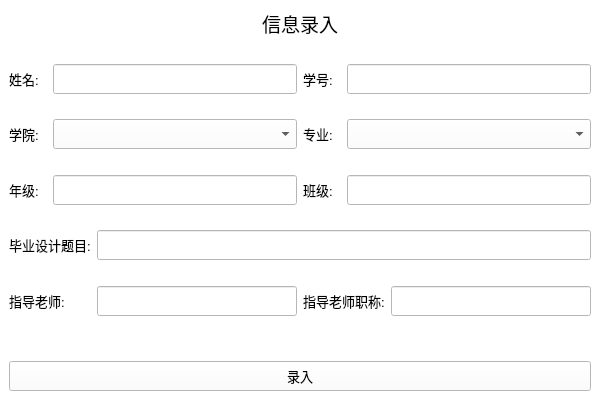
<?xml version="1.0" encoding="UTF-8"?>
<ui version="4.0">
 <class>DockWidget</class>
 <widget class="QDockWidget" name="DockWidget">
  <property name="geometry">
   <rect>
    <x>0</x>
    <y>0</y>
    <width>600</width>
    <height>400</height>
   </rect>
  </property>
  <property name="sizePolicy">
   <sizepolicy hsizetype="MinimumExpanding" vsizetype="MinimumExpanding">
    <horstretch>0</horstretch>
    <verstretch>0</verstretch>
   </sizepolicy>
  </property>
  <property name="focusPolicy">
   <enum>Qt::NoFocus</enum>
  </property>
  <property name="contextMenuPolicy">
   <enum>Qt::NoContextMenu</enum>
  </property>
  <property name="acceptDrops">
   <bool>false</bool>
  </property>
  <property name="styleSheet">
   <string notr="true">background-color: rgb(255, 255, 255);</string>
  </property>
  <property name="windowTitle">
   <string>信息录入</string>
  </property>
  <widget class="QWidget" name="dockWidgetContents">
   <layout class="QGridLayout" name="gridLayout">
    <item row="10" column="5">
     <widget class="QLineEdit" name="zhichen_input">
      <property name="minimumSize">
       <size>
        <width>0</width>
        <height>30</height>
       </size>
      </property>
      <property name="font">
       <font>
        <family>Arial</family>
        <pointsize>10</pointsize>
       </font>
      </property>
     </widget>
    </item>
    <item row="2" column="3">
     <widget class="QLabel" name="id_label">
      <property name="minimumSize">
       <size>
        <width>0</width>
        <height>30</height>
       </size>
      </property>
      <property name="font">
       <font>
        <family>Arial</family>
        <pointsize>10</pointsize>
        <kerning>true</kerning>
       </font>
      </property>
      <property name="text">
       <string>学号:</string>
      </property>
      <property name="buddy">
       <cstring>id_input</cstring>
      </property>
     </widget>
    </item>
    <item row="2" column="4" colspan="2">
     <widget class="QLineEdit" name="id_input">
      <property name="minimumSize">
       <size>
        <width>0</width>
        <height>30</height>
       </size>
      </property>
      <property name="font">
       <font>
        <family>Arial</family>
        <pointsize>10</pointsize>
       </font>
      </property>
     </widget>
    </item>
    <item row="13" column="0" colspan="6">
     <widget class="QPushButton" name="pushButton">
      <property name="enabled">
       <bool>true</bool>
      </property>
      <property name="minimumSize">
       <size>
        <width>0</width>
        <height>30</height>
       </size>
      </property>
      <property name="font">
       <font>
        <family>Arial</family>
        <pointsize>10</pointsize>
       </font>
      </property>
      <property name="text">
       <string>录入</string>
      </property>
     </widget>
    </item>
    <item row="2" column="1" colspan="2">
     <widget class="QLineEdit" name="name_input">
      <property name="minimumSize">
       <size>
        <width>0</width>
        <height>30</height>
       </size>
      </property>
      <property name="font">
       <font>
        <family>Arial</family>
        <pointsize>10</pointsize>
       </font>
      </property>
     </widget>
    </item>
    <item row="7" column="1">
     <spacer name="verticalSpacer_4">
      <property name="orientation">
       <enum>Qt::Vertical</enum>
      </property>
      <property name="sizeType">
       <enum>QSizePolicy::MinimumExpanding</enum>
      </property>
      <property name="sizeHint" stdset="0">
       <size>
        <width>20</width>
        <height>5</height>
       </size>
      </property>
     </spacer>
    </item>
    <item row="8" column="0" colspan="2">
     <widget class="QLabel" name="title_label">
      <property name="minimumSize">
       <size>
        <width>0</width>
        <height>30</height>
       </size>
      </property>
      <property name="font">
       <font>
        <family>Arial</family>
        <pointsize>10</pointsize>
        <kerning>true</kerning>
       </font>
      </property>
      <property name="text">
       <string>毕业设计题目:</string>
      </property>
      <property name="buddy">
       <cstring>title_input</cstring>
      </property>
     </widget>
    </item>
    <item row="4" column="1" colspan="2">
     <widget class="QComboBox" name="school_select">
      <property name="minimumSize">
       <size>
        <width>0</width>
        <height>30</height>
       </size>
      </property>
      <property name="font">
       <font>
        <family>Arial</family>
        <pointsize>10</pointsize>
       </font>
      </property>
     </widget>
    </item>
    <item row="2" column="0">
     <widget class="QLabel" name="name_label">
      <property name="minimumSize">
       <size>
        <width>0</width>
        <height>30</height>
       </size>
      </property>
      <property name="font">
       <font>
        <family>Arial</family>
        <pointsize>10</pointsize>
        <kerning>true</kerning>
       </font>
      </property>
      <property name="text">
       <string>姓名:</string>
      </property>
      <property name="buddy">
       <cstring>name_input</cstring>
      </property>
     </widget>
    </item>
    <item row="4" column="3">
     <widget class="QLabel" name="major_label">
      <property name="minimumSize">
       <size>
        <width>0</width>
        <height>30</height>
       </size>
      </property>
      <property name="font">
       <font>
        <family>Arial</family>
        <pointsize>10</pointsize>
        <kerning>true</kerning>
       </font>
      </property>
      <property name="text">
       <string>专业:</string>
      </property>
     </widget>
    </item>
    <item row="1" column="1">
     <spacer name="verticalSpacer">
      <property name="orientation">
       <enum>Qt::Vertical</enum>
      </property>
      <property name="sizeType">
       <enum>QSizePolicy::MinimumExpanding</enum>
      </property>
      <property name="sizeHint" stdset="0">
       <size>
        <width>20</width>
        <height>5</height>
       </size>
      </property>
     </spacer>
    </item>
    <item row="8" column="2" colspan="4">
     <widget class="QLineEdit" name="title_input">
      <property name="minimumSize">
       <size>
        <width>0</width>
        <height>30</height>
       </size>
      </property>
      <property name="font">
       <font>
        <family>Arial</family>
        <pointsize>10</pointsize>
       </font>
      </property>
     </widget>
    </item>
    <item row="11" column="0">
     <spacer name="verticalSpacer_6">
      <property name="orientation">
       <enum>Qt::Vertical</enum>
      </property>
      <property name="sizeType">
       <enum>QSizePolicy::MinimumExpanding</enum>
      </property>
      <property name="sizeHint" stdset="0">
       <size>
        <width>20</width>
        <height>5</height>
       </size>
      </property>
     </spacer>
    </item>
    <item row="4" column="0">
     <widget class="QLabel" name="academy_label">
      <property name="minimumSize">
       <size>
        <width>0</width>
        <height>30</height>
       </size>
      </property>
      <property name="font">
       <font>
        <family>Arial</family>
        <pointsize>10</pointsize>
        <kerning>true</kerning>
       </font>
      </property>
      <property name="text">
       <string>学院:</string>
      </property>
     </widget>
    </item>
    <item row="10" column="2">
     <widget class="QLineEdit" name="teacher_input">
      <property name="minimumSize">
       <size>
        <width>0</width>
        <height>30</height>
       </size>
      </property>
      <property name="font">
       <font>
        <family>Arial</family>
        <pointsize>10</pointsize>
       </font>
      </property>
     </widget>
    </item>
    <item row="0" column="0" colspan="6">
     <widget class="QLabel" name="title_1">
      <property name="font">
       <font>
        <family>Arial</family>
        <pointsize>14</pointsize>
        <weight>50</weight>
        <bold>false</bold>
        <kerning>true</kerning>
       </font>
      </property>
      <property name="mouseTracking">
       <bool>true</bool>
      </property>
      <property name="text">
       <string>信息录入</string>
      </property>
      <property name="textFormat">
       <enum>Qt::AutoText</enum>
      </property>
      <property name="alignment">
       <set>Qt::AlignCenter</set>
      </property>
      <property name="wordWrap">
       <bool>false</bool>
      </property>
     </widget>
    </item>
    <item row="6" column="1" colspan="2">
     <widget class="QLineEdit" name="grade_input">
      <property name="minimumSize">
       <size>
        <width>0</width>
        <height>30</height>
       </size>
      </property>
      <property name="font">
       <font>
        <family>Arial</family>
        <pointsize>10</pointsize>
       </font>
      </property>
     </widget>
    </item>
    <item row="6" column="4" colspan="2">
     <widget class="QLineEdit" name="banji_input">
      <property name="minimumSize">
       <size>
        <width>0</width>
        <height>30</height>
       </size>
      </property>
      <property name="font">
       <font>
        <family>Arial</family>
        <pointsize>10</pointsize>
       </font>
      </property>
      <property name="text">
       <string/>
      </property>
      <property name="frame">
       <bool>true</bool>
      </property>
      <property name="dragEnabled">
       <bool>false</bool>
      </property>
      <property name="readOnly">
       <bool>false</bool>
      </property>
     </widget>
    </item>
    <item row="3" column="1">
     <spacer name="verticalSpacer_2">
      <property name="orientation">
       <enum>Qt::Vertical</enum>
      </property>
      <property name="sizeType">
       <enum>QSizePolicy::MinimumExpanding</enum>
      </property>
      <property name="sizeHint" stdset="0">
       <size>
        <width>20</width>
        <height>5</height>
       </size>
      </property>
     </spacer>
    </item>
    <item row="6" column="3">
     <widget class="QLabel" name="banji_label">
      <property name="minimumSize">
       <size>
        <width>0</width>
        <height>30</height>
       </size>
      </property>
      <property name="font">
       <font>
        <family>Arial</family>
        <pointsize>10</pointsize>
        <kerning>true</kerning>
       </font>
      </property>
      <property name="text">
       <string>班级:</string>
      </property>
      <property name="buddy">
       <cstring>banji_input</cstring>
      </property>
     </widget>
    </item>
    <item row="6" column="0">
     <widget class="QLabel" name="grade_label">
      <property name="minimumSize">
       <size>
        <width>0</width>
        <height>30</height>
       </size>
      </property>
      <property name="font">
       <font>
        <family>Arial</family>
        <pointsize>10</pointsize>
        <kerning>true</kerning>
       </font>
      </property>
      <property name="text">
       <string>年级:</string>
      </property>
      <property name="buddy">
       <cstring>grade_input</cstring>
      </property>
     </widget>
    </item>
    <item row="4" column="4" colspan="2">
     <widget class="QComboBox" name="major_select">
      <property name="minimumSize">
       <size>
        <width>0</width>
        <height>30</height>
       </size>
      </property>
      <property name="font">
       <font>
        <family>Arial</family>
        <pointsize>10</pointsize>
       </font>
      </property>
     </widget>
    </item>
    <item row="10" column="3" colspan="2">
     <widget class="QLabel" name="zhichen_label">
      <property name="minimumSize">
       <size>
        <width>0</width>
        <height>30</height>
       </size>
      </property>
      <property name="font">
       <font>
        <family>Arial</family>
        <pointsize>10</pointsize>
        <kerning>true</kerning>
       </font>
      </property>
      <property name="text">
       <string>指导老师职称:</string>
      </property>
      <property name="buddy">
       <cstring>zhichen_input</cstring>
      </property>
     </widget>
    </item>
    <item row="9" column="0">
     <spacer name="verticalSpacer_5">
      <property name="orientation">
       <enum>Qt::Vertical</enum>
      </property>
      <property name="sizeType">
       <enum>QSizePolicy::MinimumExpanding</enum>
      </property>
      <property name="sizeHint" stdset="0">
       <size>
        <width>20</width>
        <height>5</height>
       </size>
      </property>
     </spacer>
    </item>
    <item row="10" column="0" colspan="2">
     <widget class="QLabel" name="teacher_label">
      <property name="minimumSize">
       <size>
        <width>0</width>
        <height>30</height>
       </size>
      </property>
      <property name="font">
       <font>
        <family>Arial</family>
        <pointsize>10</pointsize>
        <kerning>true</kerning>
       </font>
      </property>
      <property name="text">
       <string>指导老师:</string>
      </property>
      <property name="buddy">
       <cstring>teacher_input</cstring>
      </property>
     </widget>
    </item>
    <item row="5" column="1">
     <spacer name="verticalSpacer_3">
      <property name="orientation">
       <enum>Qt::Vertical</enum>
      </property>
      <property name="sizeType">
       <enum>QSizePolicy::MinimumExpanding</enum>
      </property>
      <property name="sizeHint" stdset="0">
       <size>
        <width>20</width>
        <height>5</height>
       </size>
      </property>
     </spacer>
    </item>
    <item row="12" column="0" colspan="6">
     <widget class="QLabel" name="warning">
      <property name="enabled">
       <bool>true</bool>
      </property>
      <property name="toolTip">
       <string/>
      </property>
      <property name="styleSheet">
       <string notr="true">color:red</string>
      </property>
      <property name="text">
       <string/>
      </property>
      <property name="scaledContents">
       <bool>false</bool>
      </property>
      <property name="alignment">
       <set>Qt::AlignCenter</set>
      </property>
     </widget>
    </item>
   </layout>
  </widget>
 </widget>
 <tabstops>
  <tabstop>name_input</tabstop>
  <tabstop>id_input</tabstop>
  <tabstop>grade_input</tabstop>
  <tabstop>banji_input</tabstop>
  <tabstop>title_input</tabstop>
  <tabstop>teacher_input</tabstop>
  <tabstop>zhichen_input</tabstop>
  <tabstop>pushButton</tabstop>
 </tabstops>
 <resources/>
 <connections/>
</ui>
